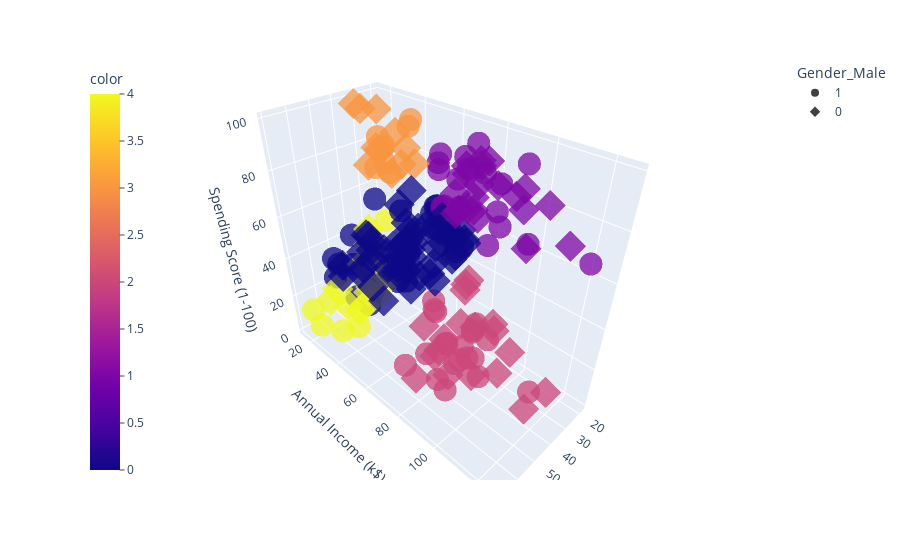

The notebook cell this image was saved under:
### Code cell
import plotly.express as px
fig = px.scatter_3d(df, x='Age', y='Annual Income (k$)', z='Spending Score (1-100)', color=model.fit_predict(df), symbol='Gender_Male', opacity=0.75)
fig.update_layout(coloraxis_colorbar=dict(yanchor="top", y=1, x=0, ticks="outside"))
# fig.show()

### Figure 1 — Plotly figure (JSON) as saved in the notebook; plotly's stock layout.template omitted (floating-point values rounded to 4 significant figures)
{"data": [{"hovertemplate": "Gender_Male=1<br>Age=%{x}<br>Annual Income (k$)=%{y}<br>Spending Score (1-100)=%{z}<br>color=%{marker.color}<extra></extra>", "legendgroup": "1", "marker": {"color": [4, 3, 4, 4, 4, 3, 3, 4, 4, 3, 3, 3, 0, 4, 4, 3, 3, 4, 0, 0, 0, 0, 0, 0, 0, 0, 0, 0, 0, 0, 0, 0, 0, 0, 0, 0, 0, 0, 0, 0, 0, 0, 0, 0, 0, 0, 0, 0, 0, 0, 1, 2, 1, 2, 1, 2, 1, 2, 1, 2, 1, 2, 1, 2, 1, 2, 1, 2, 2, 2, 2, 2, 1, 2, 1, 2, 1, 2, 1, 2, 1, 2, 1, 1, 2, 1, 2, 1], "coloraxis": "coloraxis", "opacity": 0.75, "symbol": "circle"}, "mode": "markers", "name": "1", "scene": "scene", "showlegend": true, "type": "scatter3d", "x": [19, 21, 64, 67, 37, 22, 20, 52, 35, 25, 31, 29, 35, 60, 53, 18, 24, 48, 33, 59, 47, 69, 53, 70, 19, 63, 18, 19, 70, 59, 26, 40, 57, 38, 67, 48, 18, 48, 24, 48, 20, 67, 26, 49, 54, 68, 66, 65, 19, 27, 39, 43, 40, 59, 38, 47, 39, 20, 32, 19, 32, 25, 28, 48, 34, 43, 39, 37, 34, 19, 50, 42, 32, 40, 28, 36, 36, 58, 27, 59, 35, 46, 30, 28, 33, 32, 32, 30], "y": [15, 15, 19, 19, 20, 20, 21, 23, 24, 24, 25, 28, 28, 30, 33, 33, 38, 39, 42, 43, 43, 44, 46, 46, 46, 48, 48, 48, 49, 54, 54, 54, 54, 54, 54, 54, 59, 60, 60, 61, 61, 62, 62, 62, 63, 63, 63, 63, 64, 67, 69, 71, 71, 71, 71, 71, 71, 73, 73, 74, 75, 77, 77, 77, 78, 78, 78, 78, 78, 81, 85, 86, 87, 87, 87, 87, 87, 88, 88, 93, 93, 98, 99, 101, 113, 126, 60.56, 60.56], "z": [39, 81, 3, 14, 13, 79, 66, 29, 35, 73, 73, 82, 61, 4, 4, 92, 92, 36, 60, 60, 41, 46, 46, 56, 55, 51, 59, 59, 55, 47, 54, 48, 51, 55, 41, 46, 41, 49, 52, 42, 49, 59, 55, 56, 46, 43, 48, 52, 46, 56, 91, 35, 95, 11, 75, 9, 75, 5, 73, 10, 93, 12, 97, 36, 90, 17, 88, 1, 1, 5, 26, 20, 63, 13, 75, 10, 92, 15, 69, 14, 90, 15, 97, 68, 8, 74, 18, 83]}, {"hovertemplate": "Gender_Male=0<br>Age=%{x}<br>Annual Income (k$)=%{y}<br>Spending Score (1-100)=%{z}<br>color=%{marker.color}<extra></extra>", "legendgroup": "0", "marker": {"color": [4, 3, 4, 3, 4, 3, 3, 3, 4, 3, 4, 3, 4, 4, 4, 4, 3, 3, 4, 3, 4, 3, 4, 3, 4, 0, 4, 0, 0, 0, 0, 0, 0, 0, 0, 0, 0, 0, 0, 0, 0, 0, 0, 0, 0, 0, 0, 0, 0, 0, 0, 0, 0, 0, 0, 0, 0, 0, 0, 0, 0, 0, 0, 0, 0, 0, 0, 0, 0, 0, 0, 0, 0, 2, 1, 2, 1, 1, 2, 1, 2, 2, 1, 1, 2, 2, 1, 2, 1, 1, 1, 2, 1, 1, 1, 1, 2, 2, 1, 2, 1, 1, 2, 2, 2, 1, 2, 1, 1, 2, 1, 2], "coloraxis": "coloraxis", "opacity": 0.75, "symbol": "diamond"}, "mode": "markers", "name": "0", "scene": "scene", "showlegend": true, "type": "scatter3d", "x": [20, 23, 31, 22, 35, 23, 30, 35, 58, 24, 35, 35, 46, 54, 45, 40, 23, 21, 49, 21, 42, 30, 36, 20, 65, 31, 49, 24, 50, 27, 29, 31, 49, 31, 50, 51, 27, 67, 54, 43, 68, 32, 47, 60, 60, 45, 23, 49, 46, 21, 55, 22, 34, 50, 68, 40, 32, 47, 27, 23, 49, 21, 66, 19, 38, 18, 19, 63, 49, 51, 50, 38, 40, 23, 31, 25, 31, 29, 44, 35, 57, 28, 32, 32, 34, 44, 38, 47, 27, 30, 30, 56, 29, 31, 36, 33, 36, 52, 30, 37, 32, 29, 41, 54, 41, 36, 34, 32, 38, 47, 35, 45], "y": [16, 16, 17, 17, 18, 18, 19, 19, 20, 20, 21, 23, 25, 28, 28, 29, 29, 30, 33, 33, 34, 34, 37, 37, 38, 39, 39, 39, 40, 40, 40, 40, 42, 43, 43, 44, 46, 47, 47, 48, 48, 48, 49, 50, 50, 54, 54, 54, 54, 54, 57, 57, 58, 58, 59, 60, 60, 60, 60, 62, 62, 62, 63, 63, 64, 65, 65, 65, 65, 67, 67, 67, 69, 70, 70, 72, 72, 73, 73, 74, 75, 76, 76, 77, 78, 78, 78, 78, 78, 78, 78, 79, 79, 81, 85, 86, 87, 88, 88, 97, 97, 98, 99, 101, 103, 103, 103, 103, 113, 120, 120, 126], "z": [6, 77, 40, 76, 6, 94, 72, 99, 15, 77, 35, 98, 5, 14, 32, 31, 87, 73, 14, 81, 17, 73, 26, 75, 35, 61, 28, 65, 55, 47, 42, 42, 52, 54, 45, 50, 51, 52, 59, 50, 48, 47, 42, 49, 56, 53, 52, 42, 44, 57, 58, 55, 60, 46, 55, 40, 42, 47, 50, 41, 48, 42, 50, 54, 42, 48, 50, 43, 59, 43, 57, 40, 58, 29, 77, 34, 71, 88, 7, 72, 5, 40, 87, 74, 22, 20, 76, 16, 89, 78, 73, 35, 83, 93, 75, 95, 27, 13, 86, 32, 86, 88, 39, 24, 17, 85, 23, 69, 91, 16, 79, 28]}], "layout": {"coloraxis": {"colorbar": {"ticks": "outside", "title": {"text": "color"}, "x": 0, "y": 1, "yanchor": "top"}, "colorscale": [[0, "#0d0887"], [0.1111, "#46039f"], [0.2222, "#7201a8"], [0.3333, "#9c179e"], [0.4444, "#bd3786"], [0.5556, "#d8576b"], [0.6667, "#ed7953"], [0.7778, "#fb9f3a"], [0.8889, "#fdca26"], [1, "#f0f921"]]}, "legend": {"title": {"text": "Gender_Male"}, "tracegroupgap": 0}, "margin": {"t": 60}, "scene": {"domain": {"x": [0, 1], "y": [0, 1]}, "xaxis": {"title": {"text": "Age"}}, "yaxis": {"title": {"text": "Annual Income (k$)"}}, "zaxis": {"title": {"text": "Spending Score (1-100)"}}}}}
